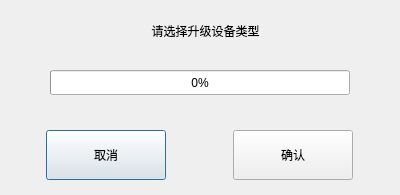
<?xml version="1.0" encoding="UTF-8"?>
<ui version="4.0">
 <class>UpDateDialog</class>
 <widget class="QDialog" name="UpDateDialog">
  <property name="geometry">
   <rect>
    <x>0</x>
    <y>0</y>
    <width>400</width>
    <height>195</height>
   </rect>
  </property>
  <property name="windowTitle">
   <string>设备升级</string>
  </property>
  <widget class="QPushButton" name="cancelButton">
   <property name="geometry">
    <rect>
     <x>46</x>
     <y>130</y>
     <width>120</width>
     <height>50</height>
    </rect>
   </property>
   <property name="text">
    <string>取消</string>
   </property>
  </widget>
  <widget class="QPushButton" name="okButton">
   <property name="geometry">
    <rect>
     <x>233</x>
     <y>130</y>
     <width>120</width>
     <height>50</height>
    </rect>
   </property>
   <property name="text">
    <string>确认</string>
   </property>
  </widget>
  <widget class="QLabel" name="label">
   <property name="geometry">
    <rect>
     <x>90</x>
     <y>10</y>
     <width>231</width>
     <height>41</height>
    </rect>
   </property>
   <property name="text">
    <string>请选择升级设备类型</string>
   </property>
   <property name="alignment">
    <set>Qt::AlignCenter</set>
   </property>
  </widget>
  <widget class="QProgressBar" name="upMcuBar">
   <property name="geometry">
    <rect>
     <x>50</x>
     <y>70</y>
     <width>300</width>
     <height>25</height>
    </rect>
   </property>
   <property name="value">
    <number>0</number>
   </property>
  </widget>
 </widget>
 <resources/>
 <connections/>
</ui>
